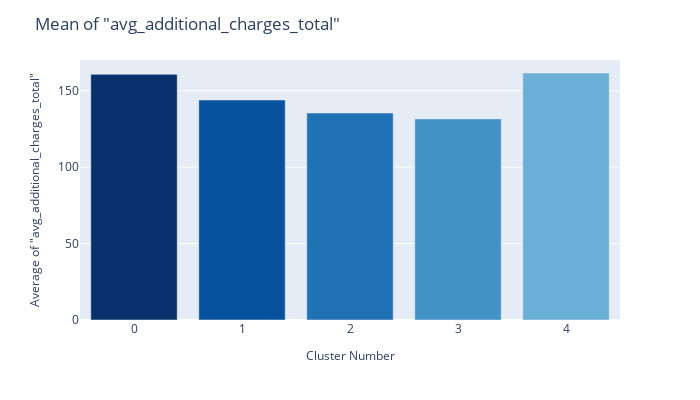
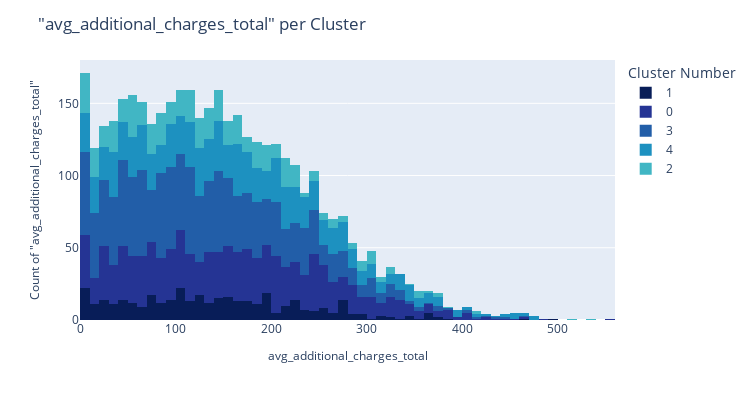
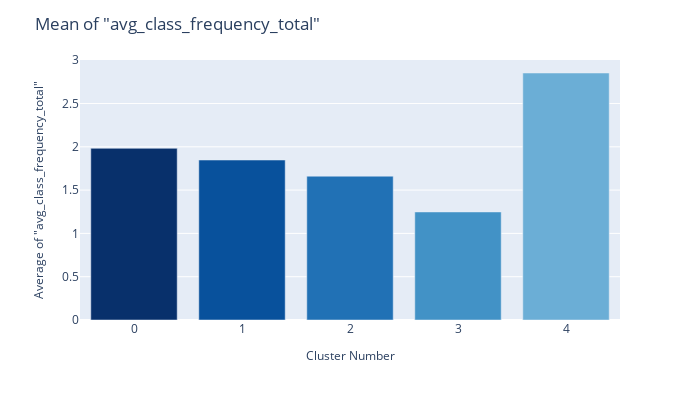
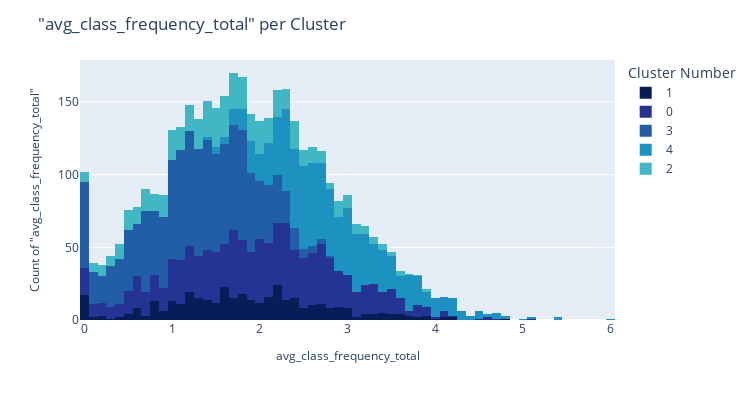

Source (notebook cell) for these figures, in order:
### Markdown cell above
Examining the mean churn rate per cluster, we can see the following: 
 - Cluster 0 has the lowest churn rate at 2%;
 - Cluster 4 has the second lowest churn rate at 6%;
 - Clusters 1, 2 and 3 have the highest churn rates at 26%, 44% and 51%, respectively.

### Code cell
non_bi=['avg_additional_charges_total', 'avg_class_frequency_total', 'avg_class_frequency_current_month', 'lifetime', 'age', 'month_to_end_contract']
for f in non_bi:
    fig = px.bar(gym_data.groupby('cluster', as_index=False).mean(), 
             x='cluster', y=f, color_discrete_sequence=(px.colors.sequential.Blues_r, 6), barmode='group')
    fig.update_layout(width=700, height=400,title='Mean of "{}"'.format(f),
    xaxis_tickfont_size=12,
    yaxis=dict(
        title='Average of "{}"'.format(f),
        titlefont_size=12,
        tickfont_size=12), xaxis=dict(
        title="Cluster Number",
        titlefont_size=12,
        tickfont_size=12), legend=dict(title='Cluster Number'))
    fig.show()
    
    fig = px.histogram(gym_data, 
             x=f, histfunc="count", color="cluster", color_discrete_sequence=(px.colors.sequential.YlGnBu_r))
    fig.update_layout(width=750, height=400,title='"{}" per Cluster'.format(f),
                      xaxis_tickfont_size=12,
                      yaxis=dict(
    title='Count of "{}"'.format(f),
    titlefont_size=12,
    tickfont_size=12), xaxis=dict(
    title="{}".format(f),
    titlefont_size=12,
    tickfont_size=12), legend=dict(title='Cluster Number'))
    fig.show()

### Figure 1 — Plotly figure (JSON) as saved in the notebook; plotly's stock layout.template omitted (floating-point values rounded to 4 significant figures)
{"data": [{"alignmentgroup": "True", "hovertemplate": "cluster=%{x}<br>avg_additional_charges_total=%{y}<extra></extra>", "legendgroup": "", "marker": {"color": ["rgb(8,48,107)", "rgb(8,81,156)", "rgb(33,113,181)", "rgb(66,146,198)", "rgb(107,174,214)", "rgb(158,202,225)", "rgb(198,219,239)", "rgb(222,235,247)", "rgb(247,251,255)"], "pattern": {"shape": ""}}, "name": "", "offsetgroup": "", "orientation": "v", "showlegend": false, "textposition": "auto", "type": "bar", "x": [0, 1, 2, 3, 4], "xaxis": "x", "y": [160.8, 144.0, 135.5, 131.6, 161.7], "yaxis": "y"}], "layout": {"barmode": "group", "height": 400, "legend": {"title": {"text": "Cluster Number"}, "tracegroupgap": 0}, "margin": {"t": 60}, "title": {"text": "Mean of \"avg_additional_charges_total\""}, "width": 700, "xaxis": {"anchor": "y", "domain": [0, 1], "tickfont": {"size": 12}, "title": {"font": {"size": 12}, "text": "Cluster Number"}}, "yaxis": {"anchor": "x", "domain": [0, 1], "tickfont": {"size": 12}, "title": {"font": {"size": 12}, "text": "Average of \"avg_additional_charges_total\""}}}}

### Figure 2 — Plotly figure (JSON) as saved in the notebook; plotly's stock layout.template omitted (floating-point values rounded to 4 significant figures; data arrays with more than 128 entries replaced by an {"elided": "..."} marker saying what was removed)
{"data": [{"alignmentgroup": "True", "bingroup": "x", "histfunc": "count", "hovertemplate": "cluster=1<br>avg_additional_charges_total=%{x}<br>count=%{y}<extra></extra>", "legendgroup": "1", "marker": {"color": "rgb(8,29,88)", "pattern": {"shape": ""}}, "name": "1", "offsetgroup": "1", "orientation": "v", "showlegend": true, "type": "histogram", "x": {"elided": "385 float values"}, "xaxis": "x", "yaxis": "y"}, {"alignmentgroup": "True", "bingroup": "x", "histfunc": "count", "hovertemplate": "cluster=0<br>avg_additional_charges_total=%{x}<br>count=%{y}<extra></extra>", "legendgroup": "0", "marker": {"color": "rgb(37,52,148)", "pattern": {"shape": ""}}, "name": "0", "offsetgroup": "0", "orientation": "v", "showlegend": true, "type": "histogram", "x": {"elided": "1010 float values"}, "xaxis": "x", "yaxis": "y"}, {"alignmentgroup": "True", "bingroup": "x", "histfunc": "count", "hovertemplate": "cluster=3<br>avg_additional_charges_total=%{x}<br>count=%{y}<extra></extra>", "legendgroup": "3", "marker": {"color": "rgb(34,94,168)", "pattern": {"shape": ""}}, "name": "3", "offsetgroup": "3", "orientation": "v", "showlegend": true, "type": "histogram", "x": {"elided": "1262 float values"}, "xaxis": "x", "yaxis": "y"}, {"alignmentgroup": "True", "bingroup": "x", "histfunc": "count", "hovertemplate": "cluster=4<br>avg_additional_charges_total=%{x}<br>count=%{y}<extra></extra>", "legendgroup": "4", "marker": {"color": "rgb(29,145,192)", "pattern": {"shape": ""}}, "name": "4", "offsetgroup": "4", "orientation": "v", "showlegend": true, "type": "histogram", "x": {"elided": "838 float values"}, "xaxis": "x", "yaxis": "y"}, {"alignmentgroup": "True", "bingroup": "x", "histfunc": "count", "hovertemplate": "cluster=2<br>avg_additional_charges_total=%{x}<br>count=%{y}<extra></extra>", "legendgroup": "2", "marker": {"color": "rgb(65,182,196)", "pattern": {"shape": ""}}, "name": "2", "offsetgroup": "2", "orientation": "v", "showlegend": true, "type": "histogram", "x": {"elided": "505 float values"}, "xaxis": "x", "yaxis": "y"}], "layout": {"barmode": "relative", "height": 400, "legend": {"title": {"text": "Cluster Number"}, "tracegroupgap": 0}, "margin": {"t": 60}, "title": {"text": "\"avg_additional_charges_total\" per Cluster"}, "width": 750, "xaxis": {"anchor": "y", "domain": [0, 1], "tickfont": {"size": 12}, "title": {"font": {"size": 12}, "text": "avg_additional_charges_total"}}, "yaxis": {"anchor": "x", "domain": [0, 1], "tickfont": {"size": 12}, "title": {"font": {"size": 12}, "text": "Count of \"avg_additional_charges_total\""}}}}

### Figure 3 — Plotly figure (JSON) as saved in the notebook; plotly's stock layout.template omitted (floating-point values rounded to 4 significant figures)
{"data": [{"alignmentgroup": "True", "hovertemplate": "cluster=%{x}<br>avg_class_frequency_total=%{y}<extra></extra>", "legendgroup": "", "marker": {"color": ["rgb(8,48,107)", "rgb(8,81,156)", "rgb(33,113,181)", "rgb(66,146,198)", "rgb(107,174,214)", "rgb(158,202,225)", "rgb(198,219,239)", "rgb(222,235,247)", "rgb(247,251,255)"], "pattern": {"shape": ""}}, "name": "", "offsetgroup": "", "orientation": "v", "showlegend": false, "textposition": "auto", "type": "bar", "x": [0, 1, 2, 3, 4], "xaxis": "x", "y": [1.982, 1.847, 1.66, 1.248, 2.852], "yaxis": "y"}], "layout": {"barmode": "group", "height": 400, "legend": {"title": {"text": "Cluster Number"}, "tracegroupgap": 0}, "margin": {"t": 60}, "title": {"text": "Mean of \"avg_class_frequency_total\""}, "width": 700, "xaxis": {"anchor": "y", "domain": [0, 1], "tickfont": {"size": 12}, "title": {"font": {"size": 12}, "text": "Cluster Number"}}, "yaxis": {"anchor": "x", "domain": [0, 1], "tickfont": {"size": 12}, "title": {"font": {"size": 12}, "text": "Average of \"avg_class_frequency_total\""}}}}

### Figure 4 — Plotly figure (JSON) as saved in the notebook; plotly's stock layout.template omitted (floating-point values rounded to 4 significant figures; data arrays with more than 128 entries replaced by an {"elided": "..."} marker saying what was removed)
{"data": [{"alignmentgroup": "True", "bingroup": "x", "histfunc": "count", "hovertemplate": "cluster=1<br>avg_class_frequency_total=%{x}<br>count=%{y}<extra></extra>", "legendgroup": "1", "marker": {"color": "rgb(8,29,88)", "pattern": {"shape": ""}}, "name": "1", "offsetgroup": "1", "orientation": "v", "showlegend": true, "type": "histogram", "x": {"elided": "385 float values"}, "xaxis": "x", "yaxis": "y"}, {"alignmentgroup": "True", "bingroup": "x", "histfunc": "count", "hovertemplate": "cluster=0<br>avg_class_frequency_total=%{x}<br>count=%{y}<extra></extra>", "legendgroup": "0", "marker": {"color": "rgb(37,52,148)", "pattern": {"shape": ""}}, "name": "0", "offsetgroup": "0", "orientation": "v", "showlegend": true, "type": "histogram", "x": {"elided": "1010 float values"}, "xaxis": "x", "yaxis": "y"}, {"alignmentgroup": "True", "bingroup": "x", "histfunc": "count", "hovertemplate": "cluster=3<br>avg_class_frequency_total=%{x}<br>count=%{y}<extra></extra>", "legendgroup": "3", "marker": {"color": "rgb(34,94,168)", "pattern": {"shape": ""}}, "name": "3", "offsetgroup": "3", "orientation": "v", "showlegend": true, "type": "histogram", "x": {"elided": "1262 float values"}, "xaxis": "x", "yaxis": "y"}, {"alignmentgroup": "True", "bingroup": "x", "histfunc": "count", "hovertemplate": "cluster=4<br>avg_class_frequency_total=%{x}<br>count=%{y}<extra></extra>", "legendgroup": "4", "marker": {"color": "rgb(29,145,192)", "pattern": {"shape": ""}}, "name": "4", "offsetgroup": "4", "orientation": "v", "showlegend": true, "type": "histogram", "x": {"elided": "838 float values"}, "xaxis": "x", "yaxis": "y"}, {"alignmentgroup": "True", "bingroup": "x", "histfunc": "count", "hovertemplate": "cluster=2<br>avg_class_frequency_total=%{x}<br>count=%{y}<extra></extra>", "legendgroup": "2", "marker": {"color": "rgb(65,182,196)", "pattern": {"shape": ""}}, "name": "2", "offsetgroup": "2", "orientation": "v", "showlegend": true, "type": "histogram", "x": {"elided": "505 float values"}, "xaxis": "x", "yaxis": "y"}], "layout": {"barmode": "relative", "height": 400, "legend": {"title": {"text": "Cluster Number"}, "tracegroupgap": 0}, "margin": {"t": 60}, "title": {"text": "\"avg_class_frequency_total\" per Cluster"}, "width": 750, "xaxis": {"anchor": "y", "domain": [0, 1], "tickfont": {"size": 12}, "title": {"font": {"size": 12}, "text": "avg_class_frequency_total"}}, "yaxis": {"anchor": "x", "domain": [0, 1], "tickfont": {"size": 12}, "title": {"font": {"size": 12}, "text": "Count of \"avg_class_frequency_total\""}}}}
